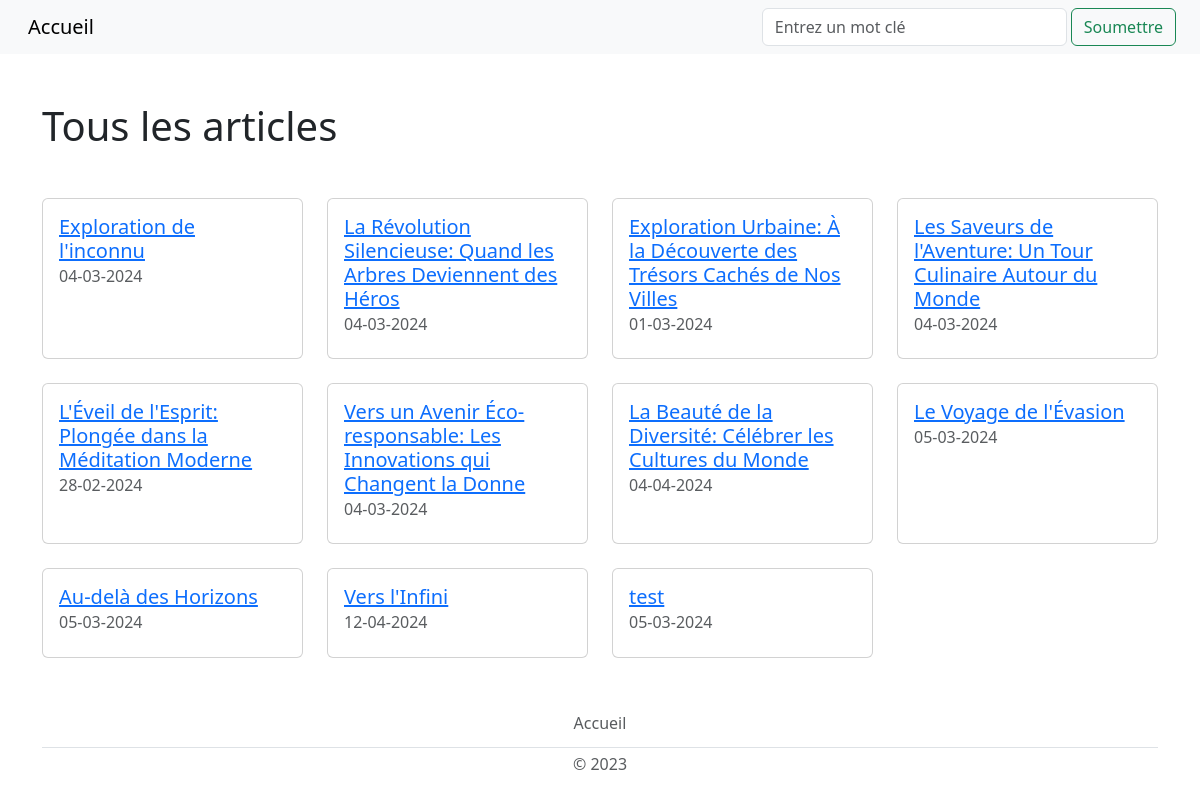
/resultats/, run on an earlier commit of the app's database.
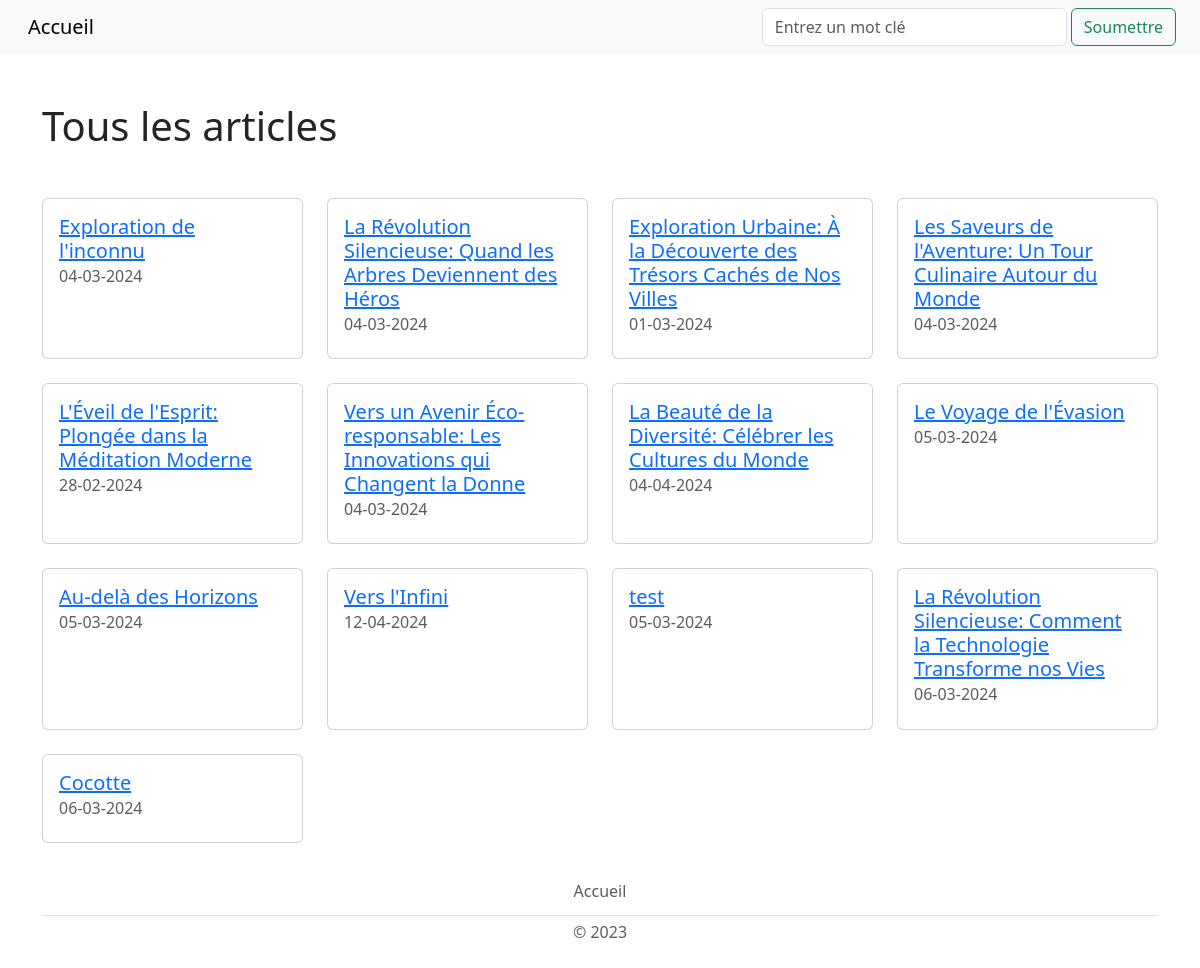
And on a later commit of the database.
### tables this page shows
CREATE TABLE ARTICLES (
    id_article VARCHAR(50) PRIMARY KEY,
    titre_article varchar(100) NOT NULL,
    date_publication DATE NOT NULL,
    contenu TEXT NOT NULL,
    id_utilisateur INTEGER NOT NULL,
    CONSTRAINT fk_auteur FOREIGN KEY (id_utilisateur) REFERENCES UTILISATEURS(id_utilisateur)
);

### app.py (the view)
@app.route('/resultats/<query>', methods=['GET'])
@app.route('/resultats/', defaults={'query': None}, methods=['GET'])
def resultats(query):
    if query:
        db = get_db()
        articles = db.get_articles(query)
    else:
        db = get_db()
        articles = db.get_articles()
    return render_template('resultats.html', query=query, articles=articles)

### app.py (called while the page is built)
def get_db():
    database = getattr(g, '_database', None)
    if database is None:
        g._database = Database()
    return g._database

@app.teardown_appcontext
def close_connection(exception):
    db = getattr(g, '_database', None)
    if db is not None:
        db.disconnect()

### database.py (called while the page is built)
    def disconnect(self):
        if self.user_connection is not None:
            self.user_connection.close()
        if self.photo_connection is not None:
            self.photo_connection.close()
        if self.session_connection is not None:
            self.session_connection.close()
        if self.article_connection is not None:
            self.article_connection.close()

    def get_article_connection(self):
        if self.article_connection is None:
            self.article_connection = sqlite3.connect('db/articles.db')
        return self.article_connection

    def get_articles(self, recherche_input=None):
        cursor = self.get_article_connection().cursor()
        if recherche_input:
            cursor.execute(
                "SELECT * FROM articles WHERE titre_article LIKE ? OR "
                "contenu LIKE ?",
                ('%' + recherche_input + '%', '%' + recherche_input + '%'))
        else:
            cursor.execute(
                "SELECT id_article, titre_article, date_publication, "
                "contenu, id_utilisateur FROM articles")
        return cursor.fetchall()

### templates/resultats.html
{% extends "layout.html" %}
{% block content %}
    <div class="container">
        {% if query %}
            <h1 class="my-5">Résultats de la recherche pour "{{ query }}"</h1>
        {% else %}
            <h1 class="my-5">Tous les articles</h1>
        {% endif %}
        <div class="row row-cols-1 row-cols-md-2 row-cols-lg-4">
            {% for article in articles %}
                <div class="col mb-4">
                    <div class="card h-100">
                        <div class="card-body">
                            <a href="{{ url_for('article', identifiant=article[0]) }}" class="card-link">
                                <h5 class="card-title">{{ article[1] }}</h5>
                            </a>
                            <h6 class="card-subtitle mb-2 text-muted">{{ article[2] }}</h6>
                        </div>
                    </div>
                </div>
            {% endfor %}
        </div>
    </div>
{% endblock %}

### templates/layout.html (shortened to what this page needs)
<!DOCTYPE html>
<html lang="en">
<head>
    <link href="https://cdn.jsdelivr.net/npm/bootstrap@5.3.0-alpha1/dist/css/bootstrap.min.css" rel="stylesheet">
    <link rel="stylesheet" href="{{ url_for('static', filename='css/style.css') }}">
</head>
<body style="display: flex; flex-direction: column; min-height: 100vh;">
<nav class="navbar navbar-expand-lg bg-body-tertiary">
    <div class="container-fluid">
        <ul class="navbar-nav">
            <li class="nav-item">
                <a class="navbar-brand px-3" href="{{ url_for('accueil') }}">Accueil</a>
            </li>
        </ul>
        <form action="{{ url_for('recherche') }}" class="d-flex mx-2" method="POST" role="search">
            <label>
                <input class="form-control me-5" name="recherche_input" placeholder="Entrez un mot clé"
                       type="search"
                       title="Pour voir tous les articles, laisser le champ vide et cliquer sur Soumettre.">
            </label>
            <button class="btn btn-outline-success mx-1" type="submit">Soumettre</button>
        </form>
    </div>
</nav>
{% block content %}{% endblock %}
<footer class="py-1 my-1 mt-auto">
    <div class="container">
        <ul class="nav justify-content-center border-bottom pb-1 mb-1">
            <li class="nav-item"><a href="{{ url_for('accueil') }}"
                                    class="nav-link px-2 text-body-secondary">Accueil</a></li>
        </ul>
        <p class="text-center text-body-secondary">© 2023</p>
    </div>
</footer>
</body>
</html>

What changed in the data, as far as the page shows it:
added ARTICLES: titre_article "La Révolution Silencieuse: Comment la Technologie Transforme nos Vies", date_publication "06-03-2024"
added ARTICLES: titre_article "Cocotte", date_publication "06-03-2024"
